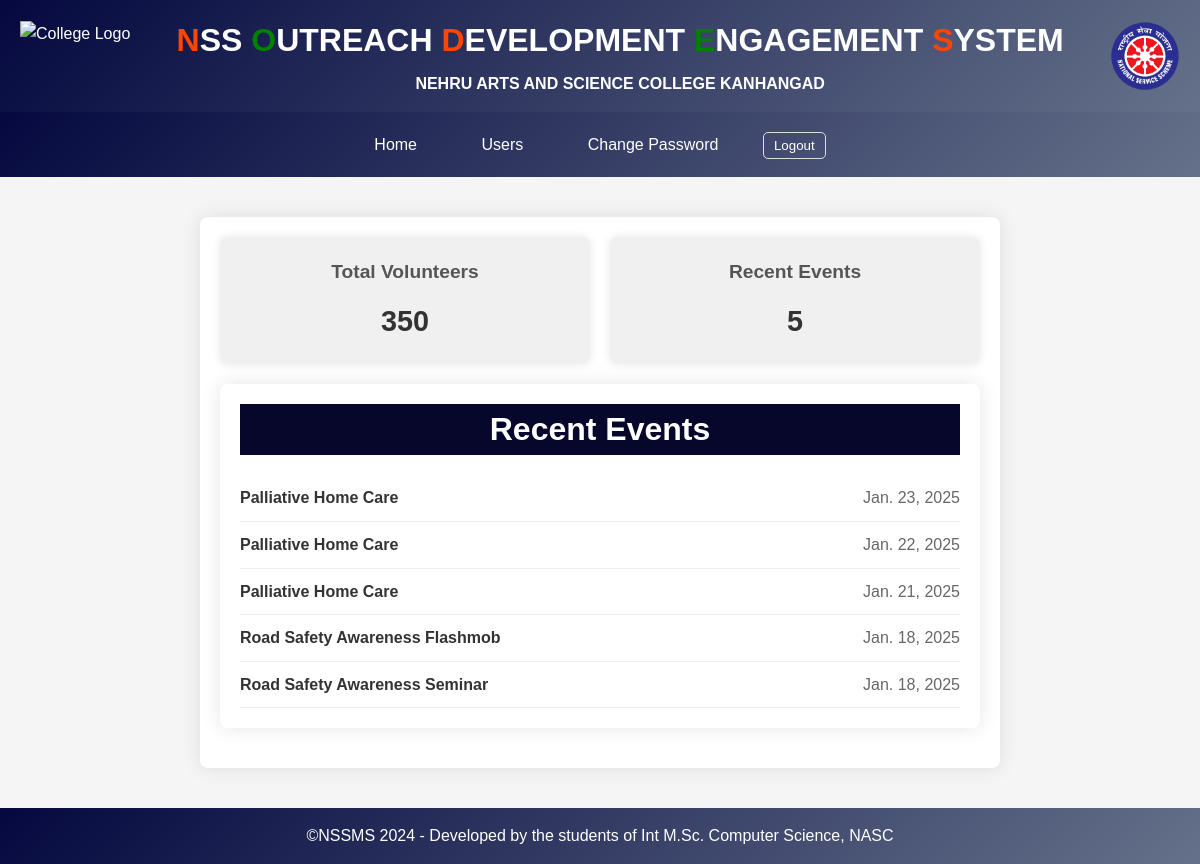
Page / (signed in) on the committed database.
### nss/models.py (models this page shows, shortened)
class Event(models.Model):
    event_id=models.AutoField(primary_key=True)
    event_name=models.CharField(max_length=60)
    date=models.DateField()

### nss/views.py (the view)
# urls.py: path('',views.ns,name='ns'),
@login_required()
@group_required('po', 'vs', 'admin')
def ns(request):
    events = Event.objects.filter(date__lte=now()).order_by('-date')[:5]
    volunteers = volunteer.objects.all()
    pending_approvals = Attendance_status.objects.filter(status="pending for approval")
    context = {
        'events': events,
        'volunteers': volunteers,
        'pending_approvals': pending_approvals
    }
    return render(request, 'nss/home.html', context)

### nss/context_processors.py (called while the page is built)
def group_processor(request):
    if request.user.is_authenticated:
        is_po_group = request.user.groups.filter(name='po').exists()
        is_admin_group = request.user.groups.filter(name='admin').exists()
        is_vs_group = request.user.groups.filter(name='vs').exists()  # Adjust as needed
    else:
        is_po_group = False
        is_admin_group = False
        is_vs_group = False
    return {
        'is_po_group': is_po_group,
        'is_admin_group': is_admin_group,
        'is_vs_group': is_vs_group,
    }

### nss/templates/nss/home.html (shortened to what this page needs)
{% extends 'nss/base.html' %}
{% load static %}
{% block content %}
    <link rel="stylesheet" href="{% static '/css/home.css' %}">
    <section class="dashboard-section">
        <div class="dashboard-stats">
            <div class="stat-card">
                <h3>Total Volunteers</h3>
                <p>{{ volunteers.count }}</p>
            </div>
            <div class="stat-card">
                <h3>Recent Events</h3>
                <p>{{ events.count }}</p>
            </div>
        </div>
<section class="events-section">
    <h2>Recent Events</h2>
    <ul class="event-list">
        {% for event in events %}
        <li>
            <div class="event-name">{{ event.event_name | title }}</div>
            <div class="event-date">{{ event.date }}</div>
        </li>
        {% endfor %}
    </ul>
</section>
        </section>
{% endblock %}

### nss/templates/nss/base.html (shortened to what this page needs)
{% load static %}
<!DOCTYPE html>
<html lang="en">
<head>
  <link rel="stylesheet" href="{% static 'css/base.css' %}">
</head>
<body>
  <div class="wrapper">
    <header class="header">
      <div class="logo-container">
        <img src="{% static 'images/logo2.webp' %}" alt="College Logo" class="left-logo">
        <div class="header-content">
          <h3 class="colored-header">
            <span class="n">N</span>SS</span>
            <span class="o">O</span>UTREACH
            <span class="d">D</span>EVELOPMENT
            <span class="e">E</span>NGAGEMENT
            <span class="s">S</span>YSTEM
          </h3>
          <h4>NEHRU ARTS AND SCIENCE COLLEGE KANHANGAD</h4>
        </div>
        <img src="{% static 'images/nss.png' %}" alt="NSS Logo" class="right-logo">
      </div>
    </header>
    <nav class="desktop-nav">
      <ul>
        <li><a href="{% url 'ns' %}">Home</a></li>
        {% if is_admin_group or is_po_group %}
        <li class="dropdown">
          <a href="#">Users</a>
        </li>
        {% endif %}
        <li>
          <a href="{% url 'change_password' %}">Change Password</a>
        </li>
        <li>
          <form method="post" action="{% url 'logout' %}">
            <button class="logout" type="submit">Logout</button>
          </form>
        </li>
      </ul>
    </nav>
    <div class="content">
      {% block content %}
      {% endblock %}
    </div>
  </div>
  <footer class="footer">
    <div class="contact-info">
      <p> &copy;NSSMS 2024 - Developed by the students of Int M.Sc. Computer Science, NASC </p>
    </div>
  </footer>
</body>
</html>

### static/css/base.css (style rules this page uses)
body { background-color: #f9f9f9; color: #333; font-family: 'Segoe UI', Tahoma, Geneva, Verdana, sans-serif; margin: 0; padding: 0; display: flex; flex-direction: column; min-height: 100vh; }
.wrapper { flex: 1; display: flex; flex-direction: column; }
.header { background: linear-gradient(135deg, #04083f, #65718a); color: #fff; padding: 10px 20px; }
.logo-container { display: flex; align-items: center; justify-content: space-between; }
.left-logo, .right-logo { height: 70px; width: auto; }
.header-content { flex-grow: 1; margin: 0 20px; }
.header h3, .header h4 { margin: 5px 0; text-align: center; }
.logout { padding: 5px 10px; background-color: transparent; color: white; text-decoration: none; border: 1px solid #ddd; border-radius: 5px; cursor: pointer; }
nav { background: linear-gradient(135deg, #04083f, #65718a); padding: 10px 0; }
nav ul { list-style-type: none; padding: 0; margin: 0; text-align: center; }
nav ul li { display: inline-block; margin-right: 20px; }
nav ul li a { display: inline-block; padding: 10px 20px; color: #fff; text-decoration: none; transition: all 0.3s ease; }
.dropdown { position: relative; display: inline-block; }
.content { flex: 1; padding: 20px; }
.footer { background: linear-gradient(135deg, #04083f, #65718a); color: #fff; text-align: center; padding: 10px 0; }
.contact-info { display: flex; flex-wrap: wrap; justify-content: center; }
.contact-info p { margin: 5px 20px; }

### static/css/home.css (style rules this page uses)
* { margin: 0; padding: 0; box-sizing: border-box; }
body { font-family: Arial, sans-serif; background-color: #f5f5f5; color: #333; line-height: 1.6; }
h2 { color:white; font-size: 2em; text-align: center; margin-bottom: 20px; background-color: rgb(7, 7, 44); }
.dashboard-section { max-width: 800px; margin: 20px auto; padding: 20px; background-color: #ffffff; border-radius: 8px; box-shadow: 0 0 20px rgba(0, 0, 0, 0.1); }
.dashboard-stats { display: grid; grid-template-columns: repeat(auto-fit, minmax(200px, 1fr)); gap: 20px; }
.stat-card { background-color: #f0f0f0; padding: 20px; border-radius: 8px; box-shadow: 0 0 10px rgba(0, 0, 0, 0.1); text-align: center; }
.stat-card h3 { font-size: 1.2em; color: #555; margin-bottom: 10px; }
.stat-card p { font-size: 1.8em; font-weight: bold; color: #333; margin: 0; }
.events-section { max-width: 800px; margin: 20px auto; padding: 20px; background-color: #ffffff; border-radius: 8px; box-shadow: 0 0 20px rgba(0, 0, 0, 0.1); }
.event-list { list-style: none; padding: 0; }
.event-list li { padding: 10px 0; border-bottom: 1px solid #eee; }
.events-section { background-color: #ffffff; border-radius: 8px; box-shadow: 0 0 20px rgba(0, 0, 0, 0.1); padding: 20px; }
.event-list li { display: grid; grid-template-columns: auto 1fr; gap: 10px; padding: 10px 0; border-bottom: 1px solid #eee; }
.event-name { font-weight: bold; }
.event-date { text-align: right; color: #666; }

### nss/templates/nss/base.html (style rules this page uses)
.colored-header { font-size: 2em; text-align: center; }
.colored-header .n { color: orangered; }
.colored-header .o { color: green; }
.colored-header .d { color: orangered; }
.colored-header .e { color: green; }
.colored-header .s { color: orangered; }

### rows in the picture
Event: event_name "Palliative Home Care", date "Jan. 23, 2025"
Event: event_name "Palliative Home Care", date "Jan. 22, 2025"
Event: event_name "Palliative Home Care", date "Jan. 21, 2025"
Event: event_name "Road Safety Awareness Flashmob", date "Jan. 18, 2025"
Event: event_name "Road Safety Awareness Seminar", date "Jan. 18, 2025"

### other values in the picture
{{ volunteers.count }} "350"
{{ events.count }} "5"
